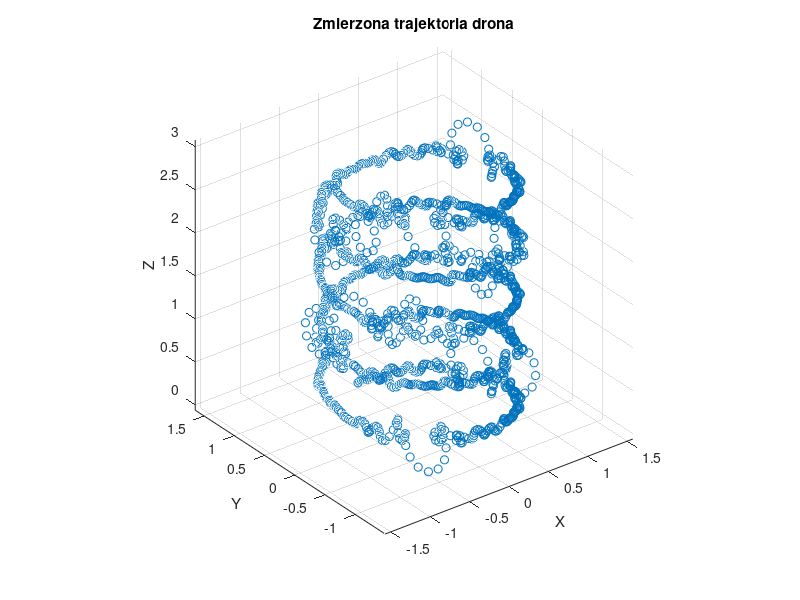

Here is the MATLAB script that generated this plot:
load trajektoria1

plot3(x, y, z, 'o')
title("Zmierzona trajektoria drona")
xlabel("X")
ylabel("Y")
zlabel("Z")
grid on
axis equal


saveas(gcf, "184440_Lydka_zad2.png")